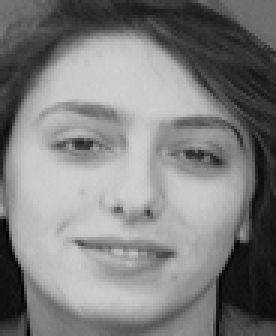
%> input picture MATLAB/att_faces/s8/5.pgm, 92 x 112 px (shown 3 times larger)
$ octave main.m   (GNU Octave 9; MATLAB toolbox functions it lacks are replaced by stand-ins)
%> lines starting %> are read from the running program, lines starting %| are printed output that depends on the picture; in (x1, y1, x2, y2) boxes, pixels count from 0 and x2, y2 are one past the last pixel; in counts of white or black regions, pixels touching at a corner belong together; the program's own positions count from 1
### MATLAB/findfeatures.m
function [result] = findfeatures(filename,dctlength)
%--------------------------------------------------------------------
%
% function [result] = findfeatures(filename,dctlength)
% filename: example 's1.pgm'
% dctlength: length of desired dct
% example: [result]=findfeatures('s1.pgm',35);
%
%--------------------------------------------------------------------
% Read image
[ingresso]=imread(filename);
Lout = dctlength;

% Do zig-zag scanning
[dimx,dimy] = size(ingresso);
dimprod     = dimx*dimy;
zigzag = zeros(dimx,dimy);
ii = 1;
jj = 1;
zigzag(ii,jj) = 1;
slittox = 0;
slittoy = 1;
last    = 0;
cont    = 2;

while cont<dimprod
    if slittox == 1 && (ii+1)<=dimx
        ii = ii+1;
        jj = jj;
        zigzag(ii,jj)=cont;
        cont = cont+1;
        slittox = 0;
        last    = 1;
        continue;
    end
    if slittox == 1 && (ii+1)>dimx && (jj+1<=dimy)
        ii = ii;
        jj = jj+1;
        zigzag(ii,jj)=cont;
        cont = cont+1;
        slittox = 0;
        last    = 1;
        continue;
    end

    if slittoy == 1 && (jj+1)<=dimy
        ii = ii;
        jj = jj+1;
        zigzag(ii,jj)=cont;
        cont = cont+1;
        slittoy = 0;
        last    = 0;
        continue;
    end
    if slittoy == 1 && (jj+1)>dimy && (ii+1<=dimx)
        ii = ii+1;
        jj = jj;
        zigzag(ii,jj)=cont;
        cont = cont+1;
        slittoy = 0;
        last    = 0;
        continue;
    end

    if (slittox == 0 && slittoy == 0) && last == 1
        if ii-1>=1 && jj+1<=dimy
            ii=ii-1;
            jj=jj+1;
            zigzag(ii,jj)=cont;
            cont = cont+1;
            continue;
        else
            slittox = 0;
            slittoy = 1;
            continue;
        end
    end

    if (slittox == 0 && slittoy == 0) && last == 0
        if ii+1<=dimx && jj-1>=1
            ii=ii+1;
            jj=jj-1;
            zigzag(ii,jj)=cont;
            cont = cont+1;
            continue;
        else
            slittox = 1;
            slittoy = 0;
            continue;
        end
    end
end
zigzag(dimx,dimy)=dimprod;
%--------------------------------------------------------------------------
%--------------------------------------------------------------------------
t                = dct2(ingresso);
vettore_t        = t(:);
vettore_t_zigzag = zeros(size(vettore_t));
vettore_zigzag   = zigzag(:);
for ii=1:length(vettore_t)
    vettore_t_zigzag(vettore_zigzag(ii)) = vettore_t(ii);
end
result = vettore_t_zigzag(2:Lout+1);
%--------------------------------------------------------------------------
%--------------------------------------------------------------------------
%--------------------------------------------------------------------------

### MATLAB/face_recog_knn_train.m
%%%%%%%%%%%%%%%%%%%%%%%%%%%%%%%%%%%%%%%%%%%%%%%%%%%%%%%%%%%%%%%%%%%%%
% function  [trdata_raw,trclass]=face_recog_knn_train(subject_range,dct_coef)
% Name: face_recog_knn_train
% Function: Create a matrix of training vectors from training photos to be
%       used for KNN recognition
% Input: subject_range - range of faces to be used, maximum is 40. Usually
%                       input as a vector. For example [1 29] means
%                       subjects 1 to 29 inclusive. The first entry must be
%                       a 1.
%       dct_coef - length of the feature DCT vector used for comparison
% Output:
%       trdata_raw - trainng data of DCT vectors
%       trclass - class labels for each training data vector
% Run: Loop through the user defined number of subjects wanted (defined in
%     the subject range) and create a matrix of length # of subjects x
%     length of DCT (defined by the dct_coef).
% Output file: Mat file that includes the training vectors with
%       corresponding labels. This file will be used in performance
%       evaluation.
%%%%%%%%%%%%%%%%%%%%%%%%%%%%%%%%%%%%%%%%%%%%%%%%%%%%%%%%%%%%%%%%%%%%%

function  [trdata_raw,trclass]=face_recog_knn_train(subject_range,dct_coef)

% Assign the vector f_range to the range of subject specified by
% subject_range
f_range=subject_range(1):subject_range(2);

% Check if subject_range(1) = f_range(1) = 1
if (f_range(1) ~= 1)
  error('The first subject must have a label of 1');
end

% Assign the number of subjects to the length of f_range
nsubjects = length(f_range);

% Initialize trdata_raw and tr_class
% trdata is the training data matrix
% trclass is the vector of class labels associated with the training data
trdata_raw=[];
trclass=[];

% Loop through the number of subjects
for i=1:nsubjects

% Loop through the first five faces in the subject folders.
% In this experiment, the first five faces are used for training.
    for j=1:5

% Assign the filename for processing
%         name = ['I:\biometric\face_dct_att\att_faces\s'...
%             num2str(f_range(i)) '\' num2str(j) '.pgm'];
        name = ['C:\Users\longc\Documents\GitHub\SAS_courseProject_faceRecognition\MATLAB\att_faces\s'...%C:\Users\rlkmi\Documents\5_2021_Junior_Fall\Signals-and-Systems\SAS_Final_Project\SAS_courseProject_faceRecognition\MATLAB\att_faces\s
            num2str(f_range(i)) '\' num2str(j) '.pgm'];

% Run "findfeatures" which returns a DCT vector (face_feat) with the
% length defined in dct_coef.
        face_feat(j,:)=findfeatures(name,dct_coef);
    end

% Add the five face_feat vectors to the end of trdata_raw.
trdata_raw=[trdata_raw face_feat(1:5,:)'];

% Add the corresponding label for the five face_feat vectors.
trclass=[trclass i*ones(1,5)];

% End of for i=1:nsubjects loop
end

% Switch the columns and rows of trdata_raw and trclass
trdata_raw=trdata_raw';
trclass=trclass';

% Save the variables (dct_coef, f_range, nsubjects, trclass, trdata_raw
save ('raw_data.mat','dct_coef','f_range','nsubjects','trclass','trdata_raw');

### MATLAB/main.m
%******************************************************************
% Part 1: Plot the 2D DCT map and learn to use some of the
%   functions of the toolbox.
% Version: 12-06-21
%******************************************************************
clear variables;
clf;

% READ AND PLOT THE IMAGE
[img,map] = imread('s8\5.pgm');
%> img is the input picture: size 112x92 uint8; min 0, max 209, mean 127.1
%> map = []
    % read the image data (112x92 px) and store the data in an array (of size 112x92)
    %   img the array containing the image data
    %   map stores the image's associated color map.
subplot(3,1,1), imshow(img,map);

img2dct = dct2(img);                    % get the 2ddct of the image
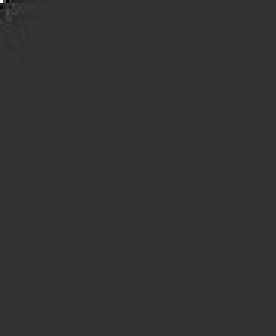
%> img2dct: size 112x92 double (shown 3 times larger); min -3128.8, max 12906.5, mean 1; drawn with min black and max white
subplot(3,1,2), imshow(img2dct,map);    % plot the 2ddct

imgrecover = idct2(img2dct);            % convert 2ddct back to matrix
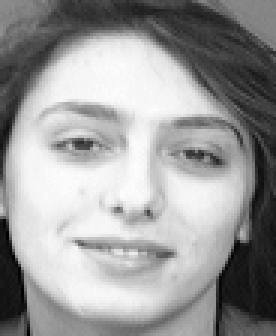
%> imgrecover: size 112x92 double (shown 3 times larger); min -1.73e-14, max 209, mean 127.1; drawn with min black and max white
subplot(3,1,3), imshow(imgrecover,map); % plot the image converted back from 2ddct

%******************************************************************
% To show the energy compaction more clearly, the 2ddct is
%   plotted in the log domain
%******************************************************************
%COMPUTE AND PLOT LOG MAGNITUDE OF 2DDCT
t1 = 0.01.*abs(img2dct);
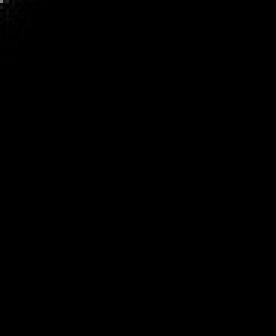
%> t1: size 112x92 double (shown 3 times larger); min 7.99e-06, max 129.1, mean 0.1
t2 = 0.01*max(max(abs(img2dct)));
%> t2 = 129.1
c_hat = 255*(log10(1+t1)/log10(1+t2));
% imshow(c_hat,map);
% title('Log Magnitude of 2-D DCT');

%% ******************************************************************
% Part 2: Feature extraction
% Description: The features of the face is extracted using a
%   zigzag, 1D vector. Facial ID is done by comparing these
%   one dimensional vectors, rather than comparing the original
%   face matrix. The features vector is created from the 2ddct.
%********************************************************************
[featureVector1] = findfeatures('att_faces\s1\6.pgm',70);
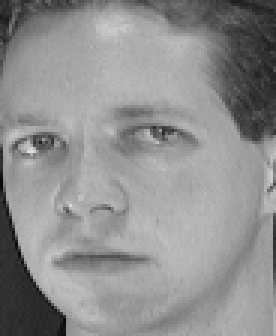
%> input picture MATLAB/att_faces/s1/6.pgm, 92 x 112 px (shown 3 times larger)
%> in findfeatures, ingresso is the input picture: size 112x92 uint8; min 7, max 225, mean 143.2
%> in findfeatures, `zigzag(ii,jj) = 1;`: zigzag: size 112x92 double; values 0 (black) and 1 (white), 0.01% white in thin lines or dots, all inside (x1, y1, x2, y2) = (0, 0, 1, 1)
%> after the loop in findfeatures, `while cont<dimprod`:
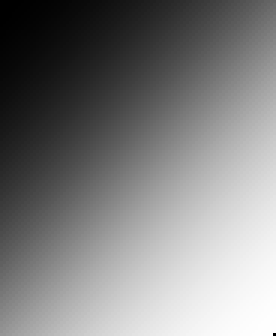
%> zigzag: size 112x92 double (shown 3 times larger); min 0, max 10303, mean 5151.5; drawn with min black and max white
%> in findfeatures, `zigzag(dimx,dimy)=dimprod;`: zigzag: size 112x92 double; 0.01% of pixels changed, all inside (x1, y1, x2, y2) = (91, 111, 92, 112)
%> in findfeatures, `t                = dct2(ingresso);`:
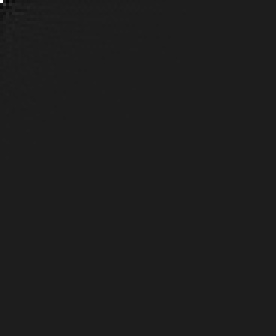
%> t: size 112x92 double (shown 3 times larger); min -1905, max 14538.3, mean 0.6; drawn with min black and max white
%> in findfeatures, `result = vettore_t_zigzag(2:Lout+1);`: result = 70 values, max 1690.3 at index 4, min -1905 at index 5, mean -119.9
%> featureVector1 has the same summary as result in findfeatures
[featureVector2] = findfeatures('att_faces\s8\2.pgm',70);
%> call 2 of findfeatures, with filename = 'att_faces\s8\2.pgm', dctlength = 70
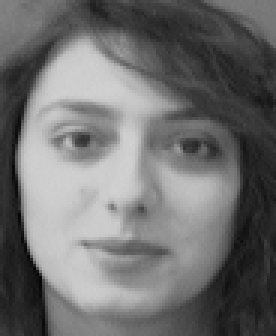
%> input picture MATLAB/att_faces/s8/2.pgm, 92 x 112 px (shown 3 times larger)
%> in findfeatures, ingresso is the input picture: size 112x92 uint8; min 6, max 209, mean 111.7
%> in findfeatures (call 2), `result = vettore_t_zigzag(2:Lout+1);`: result = 70 values, max 2433.5 at index 1, min -2753.3 at index 5, mean 17.71
%> featureVector2 has the same summary as result in findfeatures

%% ******************************************************************
% Part 3: Training the face identification system
% Description: The first 5 pgm of each subject is used to train the
%   system by taking each image and converting it to a feature
%   vector of specified length. With 40 subjects, there will be
%   a total of 200 collections.
%********************************************************************
clear variables;
subject_range = [1 40]; % The range of subjects to train the system
dct_coef = 70;          % The cutoff length of the feature vector

% IMPORTANT: change to the correct filepath for att_faces
%   in line 52 of the face_recog_knn_train.m file

% TRAIN THE kNN CLASSIFIER
[trdata_raw,trclass] = face_recog_knn_train(subject_range,dct_coef);
%> the run ends on the next line
